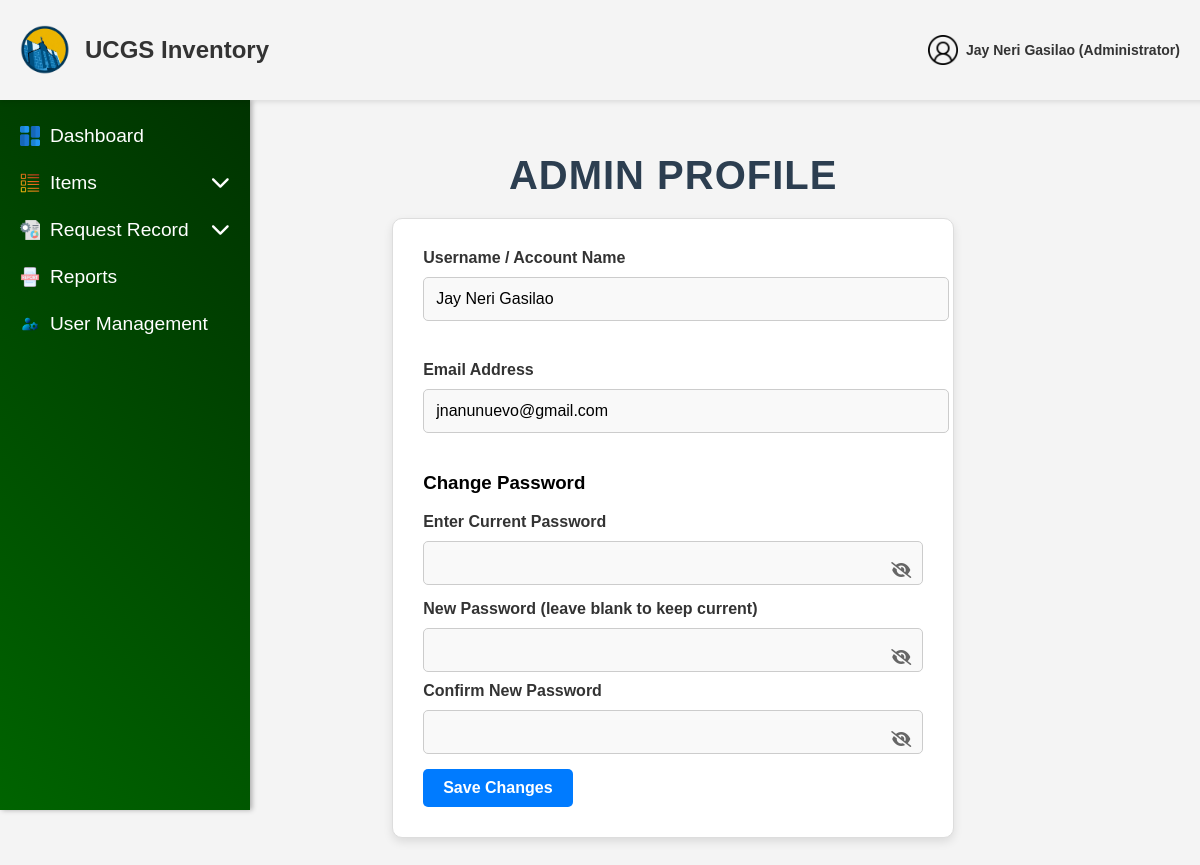
Page /admin/adminprofile.php (signed in) on the committed database.
### tables this page shows
CREATE TABLE IF NOT EXISTS users (
    user_id INT AUTO_INCREMENT PRIMARY KEY,
    username VARCHAR(255) NOT NULL UNIQUE,
    email VARCHAR(255) NOT NULL UNIQUE,
    password VARCHAR(255) NOT NULL,
    role ENUM('User', 'Administrator') NOT NULL,
    ministry ENUM('UCM', 'CWA', 'CHOIR', 'PWT', 'CYF') NOT NULL,
    status ENUM('Active', 'Deactivated') NOT NULL DEFAULT 'Active',
    deactivation_end DATETIME DEFAULT NULL,
    created_at DATETIME NOT NULL DEFAULT CURRENT_TIMESTAMP,
    updated_at DATETIME DEFAULT NULL ON UPDATE CURRENT_TIMESTAMP
);

### admin/adminprofile.php (the view, shortened to what this page needs)
<?php
include '../config/db_connection.php';
function getCurrentAdmin($conn) {
    $userId = $_SESSION['user_id'];
    $stmt = $conn->prepare("SELECT username, email, role FROM users WHERE user_id = ?");
    $stmt->bind_param("i", $userId);
    $stmt->execute();
    $result = $stmt->get_result();
    $user = $result->fetch_assoc();
    return $user;
}
$currentAdmin = getCurrentAdmin($conn);
$accountName = htmlspecialchars($currentAdmin['username'] ?? 'Admin');
$accountEmail = htmlspecialchars($currentAdmin['email'] ?? '');
$accountRole = htmlspecialchars($currentAdmin['role'] ?? 'Administrator');
?>
<!DOCTYPE html>
<html lang="en">
<head>
    <link rel="stylesheet" href="../css/adminprof.css">
    <link rel="stylesheet" href="https://cdnjs.cloudflare.com/ajax/libs/font-awesome/6.5.1/css/all.min.css">
</head>
<body>
<header class="header">
    <div class="header-content">
        <div class="left-side">
            <img src="../assets/img/Logo.png" alt="Logo" class="logo">
            <span class="website-name">UCGS Inventory</span>
        </div>
        <div class="right-side">
            <div class="user">
                <img src="../assets/img/users.png" alt="User" class="icon" id="userIcon">
                <span class="admin-text"><?php echo htmlspecialchars($accountName); ?> (<?php echo htmlspecialchars($accountRole); ?>)</span>
            </div>
        </div>
    </div>
</header>
<aside class="sidebar">
    <ul>
        <li><a href="AdminDashboard.php"><img src="../assets/img/dashboards.png" alt="Dashboard Icon" class="sidebar-icon"> Dashboard</a></li>
        <li class="dropdown">
            <a href="#" class="dropdown-btn">
                <img src="../assets/img/list-items.png" alt="Items Icon" class="sidebar-icon">
                <span class="text">Items</span>
                <i class="fa-solid fa-chevron-down arrow-icon"></i>
            </a>
        </li>
        <li class="dropdown">
            <a href="#" class="dropdown-btn">
                <img src="../assets/img/request-for-proposal.png" alt="Request Icon" class="sidebar-icon">
                <span class="text">Request Record</span>
                <i class="fa-solid fa-chevron-down arrow-icon"></i>
            </a>
        </li>
        <li><a href="Reports.php"><img src="../assets/img/reports.png" alt="Reports Icon" class="sidebar-icon"> Reports</a></li>
        <li><a href="UserManagement.php"><img src="../assets/img/user-management.png" alt="User Management Icon" class="sidebar-icon"> User Management</a></li>
    </ul>
</aside>
<div class="main-content">
    <h2 class="profile-title">Admin Profile</h2>
    <form class="profile-form" method="POST">
        <div class="form-row">
            <div class="form-group">
                <label>Username / Account Name</label>
                <input type="text" name="username" value="<?php echo htmlspecialchars($accountName); ?>" required maxlength="50">
            </div>
        </div>
        <div class="form-group">
            <label>Email Address</label>
            <input type="email" name="email" value="<?php echo htmlspecialchars($accountEmail); ?>" required maxlength="100">
        </div>
        <div class="form-group">
            <h3>Change Password</h3>
            <label>Enter Current Password</label>
            <div class="password-wrapper">
                <input type="password" name="current_password" id="current_password">
                <button type="button" class="toggle-password" aria-label="Show password">
                    <i class="fas fa-eye-slash"></i>
                </button>
            </div>
            <label>New Password (leave blank to keep current)</label>
            <div class="password-wrapper">
                <input type="password" name="new_password" id="new_password"
                       pattern="(?=.*\d)(?=.*[a-z])(?=.*[A-Z]).{8,}"
                       title="Must contain at least one number, one uppercase and lowercase letter, and at least 8 or more characters">
                <button type="button" class="toggle-password" aria-label="Show password">
                    <i class="fas fa-eye-slash"></i>
                </button>
            </div>
            <label>Confirm New Password</label>
            <div class="password-wrapper">
                <input type="password" name="confirm_password" id="confirm_password">
                <button type="button" class="toggle-password" aria-label="Show password">
                    <i class="fas fa-eye-slash"></i>
                </button>
            </div>
        </div>
        <button type="submit" class="btn save-btn">Save Changes</button>
    </form>
</div>
</body>
</html>

### css/adminprof.css (style rules this page uses)
body { margin: 0; font-family: Arial, sans-serif; }
.header { background-color: #f4f4f4; height: 100px; padding: 0 20px; box-shadow: 0 2px 5px rgba(0, 0, 0, 0.1); display: flex; align-items: center; position: fixed; top: 0; left: 0; width: 100%; z-index: 1000; }
.header-content { display: flex; justify-content: space-between; width: 100%; align-items: center; }
.profile-title { font-size: 2.5rem; margin-bottom: 20px; color: #2c3e50; text-align: center; font-family: 'Akrobat', sans-serif; text-transform: uppercase; letter-spacing: 1px; }
.profile-form { max-width: 500px; margin: 0 auto; background: #ffffff; padding: 30px; border-radius: 10px; box-shadow: 0 4px 10px rgba(0, 0, 0, 0.1); border: 1px solid #ddd; }
.profile-form .form-row { display: flex; flex-wrap: wrap; gap: 15px; margin-bottom: 20px; }
.profile-form .form-group { flex: 1; min-width: 200px; }
.profile-form label { display: block; margin-bottom: 10px; font-weight: 600; color: #333; font-size: 1rem; }
.profile-form input { width: 100%; padding: 12px; border: 1px solid #ccc; border-radius: 5px; font-size: 1rem; margin-bottom: 20px; font-family: 'Akrobat', sans-serif; background-color: #f9f9f9; }
.profile-form .btn { display: inline-block; width: auto; padding: 10px 20px; background: #007bff; color: #fff; border: none; border-radius: 5px; font-size: 1rem; cursor: pointer; transition: background 0.3s ease; }
.main-content { margin-left: 250px; margin-top: 120px; padding: 20px; }
.password-wrapper { position: relative; display: flex; align-items: center; width: 100%; }
.password-wrapper input { width: 100%; padding: 12px 40px 12px 12px; border: 1px solid #ccc; border-radius: 5px; font-size: 1rem; margin-bottom: 15px; font-family: 'Akrobat', sans-serif; background-color: #f9f9f9; box-sizing: border-box; }
.toggle-password { position: absolute; right: 12px; top: 50%; transform: translateY(-50%); background: none; border: none; cursor: pointer; padding: 0; color: #666; font-size: 1rem; z-index: 2; width: 20px; height: 20px; display: flex; align-items: center; justify-content: center; }
.left-side { display: flex; align-items: center; }
.logo { height: 50px; margin-right: 15px; }
.website-name { font-family: 'Akrobat', sans-serif; font-size: 1.5em; font-weight: bold; color: #333; }
.right-side { margin-right: 40px; display: flex; align-items: center; gap: 10px; }
.icon { height: 30px; margin-left: 20px; cursor: pointer; }
.sidebar { width: 250px; height: calc(100vh - 100px); background: linear-gradient(45deg, #006400, #003300); position: fixed; top: 100px; left: 0; display: flex; flex-direction: column; padding-top: 10px; box-shadow: 2px 0 5px rgba(0, 0, 0, 0.3); }
.sidebar ul { font-family: 'Akrobat', sans-serif; list-style: none; padding: 0px; margin: 0; }
.sidebar li { margin: 5px 0; }
.sidebar a, .dropdown-btn { font-family: 'Akrobat', sans-serif; text-decoration: none; color: rgb(255, 255, 255); font-size: 1.2em; padding: 10px 20px; display: flex; align-items: center; transition: background-color 0.3s ease, transform 0.2s ease-in-out, color 0.3s ease; }
.sidebar a .text, .dropdown-btn .text { flex-grow: 1; text-align: left; }
.sidebar-icon { width: 20px; height: 20px; margin-right: 10px; transition: transform 0.2s ease-in-out; }
.dropdown-btn { display: flex; align-items: center; justify-content: space-between; cursor: pointer; }
.arrow-icon { margin-left: auto; transition: transform 0.3s ease; }
.user { position: relative; cursor: pointer; display: flex; align-items: center; gap: 8px; }
.user .icon { width: 30px; height: 30px; }
.admin-text { font-size: 14px; font-weight: bold; color: #333; font-family: 'Akrobat', sans-serif; }
.admin-text { font-size: 14px; font-weight: bold; color: #333; }
body { font-family: Arial, sans-serif; background-color: #f4f4f4; margin-left: 5%; margin-top: 100px; padding: 0; overflow-x: hidden }
.main-content { width: 100%; margin: 10px auto; flex-direction: column; gap: 10px; max-width: calc(100% - 250px); margin-left: 13%; }
h2 { margin-bottom: 15px; color: #333; text-align: center; font-size: 1.5rem; }
.btn { padding: 10px 15px; border: none; cursor: pointer; border-radius: 5px; font-weight: bold; transition: all 0.3s ease; font-size: 0.9rem; }

### rows in the picture
users: username "Jay Neri Gasilao", role "Administrator", email "jnanunuevo@gmail.com"
